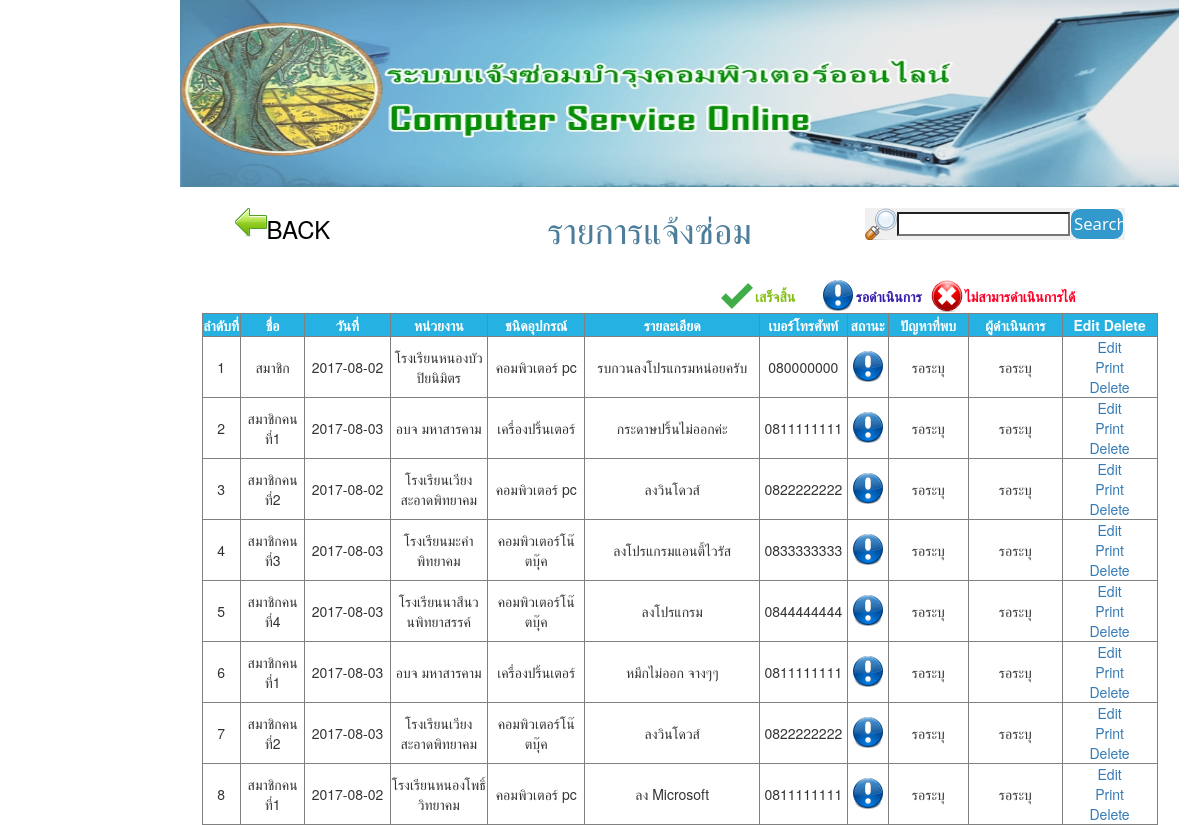
The app's page /Admin/list_repair.php (signed in) with its own data.
### tables this page shows
CREATE TABLE `fix_db` (
  `fix_id` int(11) NOT NULL auto_increment,
  `name` varchar(100) NOT NULL,
  `lastname` varchar(100) NOT NULL,
  `date` date NOT NULL,
  `sector` varchar(100) NOT NULL,
  `type` varchar(100) NOT NULL,
  `detail` varchar(1000) NOT NULL,
  `phone` varchar(15) NOT NULL,
  `status` enum('รอดำเนินการ','เสร็จสิ้น','ไม่สามารถดำเนินการได้','ยกเลิก') NOT NULL default 'รอดำเนินการ',
  `infer` varchar(500) NOT NULL default 'รอระบุ',
  `technician` varchar(100) NOT NULL default 'รอระบุ',
  `fixuser` varchar(100) NOT NULL,
  `type_device` varchar(100) NOT NULL default 'รอระบุ',
  `amount` varchar(50) NOT NULL default 'รอระบุ',
  `date_pre` date NOT NULL,
  `date_pos` date NOT NULL,
  PRIMARY KEY  (`fix_id`)
);

### helper_func.php (called while the page is built)
<?
function site_url($str=""){
return "http://localhost/comservice/".$str;
}
?>

### model/core_model.php (called while the page is built, shortened)
<?php
	class Core_model{
		public function __construct(){
			include("db.php");
			$this->db=$dbh;
		}
		public $active_record="SELECT ";
		public $active_select="";
		public $active_from=" FROM ";
		public $active_where=" WHERE ";
		public $where_flag=false;
		public $active_where_array = array();
		public $active_limit="";
		public $active_order=" ORDER BY ";
		public $order_flag=false;
		public function where($column,$value,$operation="="){
			$this->active_where.="$column ".$operation." ? AND ";
			$this->active_where_array[]=$value;
			$this->where_flag=true;
		}
		public function order_by($column,$type="asc"){
			$this->active_order.="".$column." ".$type.",";
			$this->order_flag=true;
		}
		public function get($table){
			$result = new stdClass();
			$result->result = array();
			$result->rowCount=0;
			if ($this->active_select=="") {
				$this->active_record.="* ";
			}else{
				$this->active_record.=$this->active_select;
			}
			$this->active_record.=$this->active_from.$table;
			if ($this->where_flag) {
				$this->active_record.=substr($this->active_where, 0, -4);
			}
			if ($this->order_flag) {
				$this->active_record.=substr($this->active_order, 0, -1);
			}
			$this->active_record.=$this->active_limit;
			$tmp_record=$this->active_record;
			try{
				$stm=$this->db->prepare($this->active_record);
				foreach ($this->active_where_array as $key => $value) {
					$stm->bindValue(($key+1), $value);
				}
				$stm->execute();
				$result->result = $stm->fetchAll(PDO::FETCH_ASSOC);
				$result->rowCount=$stm->rowCount();
			}catch(PDOException $ex){
					echo $ex->getMessage().'<br>';
					echo $tmp_record;
				}
			return $result;
		}
		public function reset_active_record(){
			$this->active_record="SELECT ";
			$this->active_select="";
			$this->active_from=" FROM ";
			$this->active_where=" WHERE ";
			$this->where_flag=false;
			$this->active_where_array = array();
			$this->active_limit="";
			$this->active_order=" ORDER BY ";
			$this->order_flag=false;
		}
	}
?>

### model/m_fix.php (called while the page is built, shortened)
<?php
	require_once("core_model.php");
	class M_fix extends Core_model{
		public function get_all(){
			$result=$this->get("fix_db");
			return $result;
		}
	}
?>

### Admin/list_repair.php (the view, shortened to what this page needs)
<?
include('../meta.php');
require_once("../model/m_fix.php");
$m_fix = new M_fix;
  ?>
    <?
$fix_db = $m_fix->get_all();
?>
    <tr>
      <td width="949" colspan="2" align="center">
        <table width="200" border="0">
          <tbody>
            <tr>
              <td height="40" align="center" valign="top" bgcolor="#FFFFFF">
                <table width="890" border="0">
                  <tbody>
                    <tr>
                      <td width="3%"><a href="<?=site_url()?>Admin/adminlogin.php">
                        <input type="image" name="imageField" id="imageField" src="<?=site_url()?>Image/icon left bar/Back.png">
                      </a></td>
                      <td width="20%" height="43" style="color: #000000"><h3>BACK </h3></td>
                      <td width="52%" align="center"><span style="color: #4C7D9B"><h1>รายการแจ้งซ่อม</h1></span></td>
                      <td width="25%"><form method="post" action="<?=site_url("Admin/list_repair.php")?>"><table width="200" border="0">
                        <tbody>
                            <tr>
                              <td width="13%"><img src="<?=site_url()?>Image/icon left bar/Search.png" width="32" height="32" alt=""/></td>
                              <td width="63%"><input type="search" name="search" id="search"></td>
                              <td width="24%"><input type="submit" name="button" id="button" value="Search"></td>
                            </tr>
                        </tbody>
                        </table></form></td>
                    </tr>
                  </tbody>
              </table></td>
            </tr> </tbody></table>
              <div id="">
                <table width="84%">
                  <tbody>
                    <tr style="font-size: 14px; color: #351DAF;">
                      <td width="55%" height="34" style="font-size: 9px">&nbsp;</td>
                      <td width="4%" style="font-size: 14px"><strong><img src="<?=site_url()?>Image/icon left bar/Correct.png" width="32" height="32" alt=""/></strong></td>
                      <td width="8%" style="font-size: 14px"><strong style="color: #84C119">เสร็จสิ้น</strong></td>
                      <td width="4%" style="font-size: 14px"><strong><img src="<?=site_url()?>Image/icon left bar/Wait.png" width="32" height="32" alt=""/></strong></td>
                      <td width="9%" style="font-size: 14px"><strong>รอดำเนินการ</strong></td>
                      <td width="4%" style="font-size: 14px"><strong><img src="<?=site_url()?>Image/icon left bar/Close.png" width="32" height="32" alt=""/></strong></td>
                      <td width="16%" style="font-size: 14px"><span style="color: #FF0027"><strong>ไม่สามารดำเนินการได้</strong></span></td>
                    </tr>
                  </tbody>
                  </table>
              </div>
      <div id="tarang" >
        <table width="956" border="1" cellspacing="3">
      <tbody>
        <tr align="center" bgcolor="#25B1E1" style="color: #FFFFFF; font-size: 14px;">
          <td width="40" height="23"><strong>ลำดับที่</strong></td>
          <td><strong>ชื่อ</strong></td>
          <td><strong>วันที่</strong></td>
          <td><strong>หน่วยงาน</strong></td>
          <td><strong>ชนิดอุปกรณ์</strong></td>
          <td><strong>รายละเอียด</strong></td>
          <td><strong>เบอร์โทรศัพท์</strong></td>
          <td><strong>สถานะ</strong></td>
          <td><strong>ปัญหาที่พบ</strong></td>
          <td><strong>ผู้ดำเนินการ</strong></td>
          <td><strong>Edit Delete</strong></td>
        </tr>
        </tbody>
<?php
foreach ($fix_db->result as $key => $value)
{
  if (isset($_POST['fix_id'])&&$_POST['fix_id']==$value["fix_id"]) {
    ?>
        <tr bgcolor="#FFFFFF">
          <td><? echo $value["fix_id"];?></td>
          <td width="69"><input type="text" id="name_inp" value="<? echo $value["name"];?>"></td>
          <td width="93"><input type="text" id="date_inp" value="<? echo $value["date"];?>"></td>
          <td width="103"><input type="text" id="sector_inp" value="<? echo $value["sector"];?>"></td>
          <td width="103"><input type="text" id="type_inp" value="<? echo $value["type"];?>"></td>
          <td width="193"><input type="text" id="detail_inp" value="<? echo $value["detail"];?>"></td>
          <td width="89"><input type="text" id="phone_inp" value="<? echo $value["phone"];?>"></td>
          <td width="42" ><select id="status_inp">
            <option value="รอดำเนินการ">รอดำเนินการ</option>
            <option value="เสร็จสิ้น">เสร็จสิ้น</option>
            <option value="ไม่สามารถดำเนินการได้">ไม่สามารถดำเนินการได้</option>
            <option value="ยกเลิก">ยกเลิก</option>
          </select>
           <script>
			  $("#sector").val("<? echo $value['select']?>");
              </script>
          </td>
          <td width="88" ><input type="text" id="infer_inp" value="<? echo $value["infer"];?>"></td>
          <td width="103"><input type="text" id="technician_inp" value="<? echo $value["technician"];?>"></td>
          <td width="103">
              <a href="javascript:save_row(<?=$value["fix_id"]?>);">Update</a><br><a href="">Cancel</a>
        </td>
        </tr>
      <?
  }else{
  ?>
        <tr bgcolor="#FFFFFF" align="center">
          <td><? echo $value["fix_id"];?></td>
          <td width="69"><? echo $value["name"];?></td>
          <td width="93"><? echo $value["date"];?></td>
          <td width="103"><? echo $value["sector"];?></td>
          <td width="103"><? echo $value["type"];?></td>
          <td width="193"><? echo $value["detail"];?></td>
          <td width="89"><? echo $value["phone"];?></td>
          <td width="42" ><?
		  if($value['status']=="รอดำเนินการ"){
			  ?>
              <img src="<?=site_url()?>Image/icon left bar/Wait.png" width="32" height="32" alt=""/>
			  <?
			  }else if($value['status']=="เสร็จสิ้น")
			  {
			 	 ?>
				<img src="<?=site_url()?>Image/icon left bar/Correct.png" width="32" height="32" alt=""/>
				  <?
			  }else if($value['status']=="ไม่สามารถดำเนินการได้")
			  {
			 	 ?>
				<img src="<?=site_url()?>Image/icon left bar/Close.png" width="32" height="32" alt=""/>
				  <?
			  }else if($value['status']=="ยกเลิก")
			  {
				  echo "ยกเลิก";
			  }
			  ?>
		 </td>
          <td width="88"><? echo $value["infer"];?></td>
          <td width="103"><? echo $value["technician"];?></td>
          <td width="103">
              <a href="javascript:edit_row(<?=$value["fix_id"]?>);">Edit</a><br><a href="<?=site_url('print_pdf.php?id='.$value["fix_id"])?>">Print</a><br><a href="javascript:del_row(<?=$value["fix_id"]?>);">Delete</a>
			</td>
        </tr>
      <? }}?>
        </table></div>
     </td>
    </tr>
</table>
</body>
</html>

### css/login.css (style rules this page uses)
* { margin:0;padding:0; }
body { background-image: url(); background-repeat: repeat-x; background-attachment:fixed; background-color: #FFFFFF; position: absolute; left: 15%; }
form { background:#f0f0f0; }
input[type="submit"] { background:#2288bb; }
input[type="button"],input[type="submit"] { width:100%; background:#3399cc; border:thin solid #FFFFFF; border-radius:10px; padding:6%; font-family:'Open Sans',sans-serif; font-size:120%; color:#fff; cursor:pointer; transition:background .3s; -webkit-transition:background .3s; }

### meta.php (style rules this page uses)
body { background-color: #FFFFFF; background-image: url(Image/images %20(1).jpg); background-image: url(Image/white-wallpaper-18.jpg); }

### records on screen
fix_db: fix_id "1", name "สมาชิก", date "2017-08-02", sector "โรงเรียนหนองบัวปิยนิมิตร", type "คอมพิวเตอร์ pc", detail "รบกวนลงโปรแกรมหน่อยครับ", phone "080000000", infer "รอระบุ", technician "รอระบุ"
fix_db: fix_id "2", name "สมาชิกคนที่1", date "2017-08-03", sector "อบจ มหาสารคาม", type "เครื่องปริ้นเตอร์", detail "กระดาษปริ้นไม่ออกค่ะ", phone "0811111111", infer "รอระบุ", technician "รอระบุ"
fix_db: fix_id "3", name "สมาชิกคนที่2", date "2017-08-02", sector "โรงเรียนเวียงสะอาดพิทยาคม", type "คอมพิวเตอร์ pc", detail "ลงวินโดวส์", phone "0822222222", infer "รอระบุ", technician "รอระบุ"
fix_db: fix_id "4", name "สมาชิกคนที่3", date "2017-08-03", sector "โรงเรียนมะค่าพิทยาคม", type "คอมพิวเตอร์โน๊ตบุ๊ค", detail "ลงโปรแกรมแอนตี้ไวรัส", phone "0833333333", infer "รอระบุ", technician "รอระบุ"
fix_db: fix_id "5", name "สมาชิกคนที่4", date "2017-08-03", sector "โรงเรียนนาสีนวนพิทยาสรรค์", type "คอมพิวเตอร์โน๊ตบุ๊ค", detail "ลงโปรแกรม", phone "0844444444", infer "รอระบุ", technician "รอระบุ"
fix_db: fix_id "6", name "สมาชิกคนที่1", date "2017-08-03", sector "อบจ มหาสารคาม", type "เครื่องปริ้นเตอร์", detail "หมึกไม่ออก จางๆๆ", phone "0811111111", infer "รอระบุ", technician "รอระบุ"
fix_db: fix_id "7", name "สมาชิกคนที่2", date "2017-08-03", sector "โรงเรียนเวียงสะอาดพิทยาคม", type "คอมพิวเตอร์โน๊ตบุ๊ค", detail "ลงวินโดวส์", phone "0822222222", infer "รอระบุ", technician "รอระบุ"
fix_db: fix_id "8", name "สมาชิกคนที่1", date "2017-08-02", sector "โรงเรียนหนองโพธิ์วิทยาคม", type "คอมพิวเตอร์ pc", detail "ลง Microsoft", phone "0811111111", infer "รอระบุ", technician "รอระบุ"
